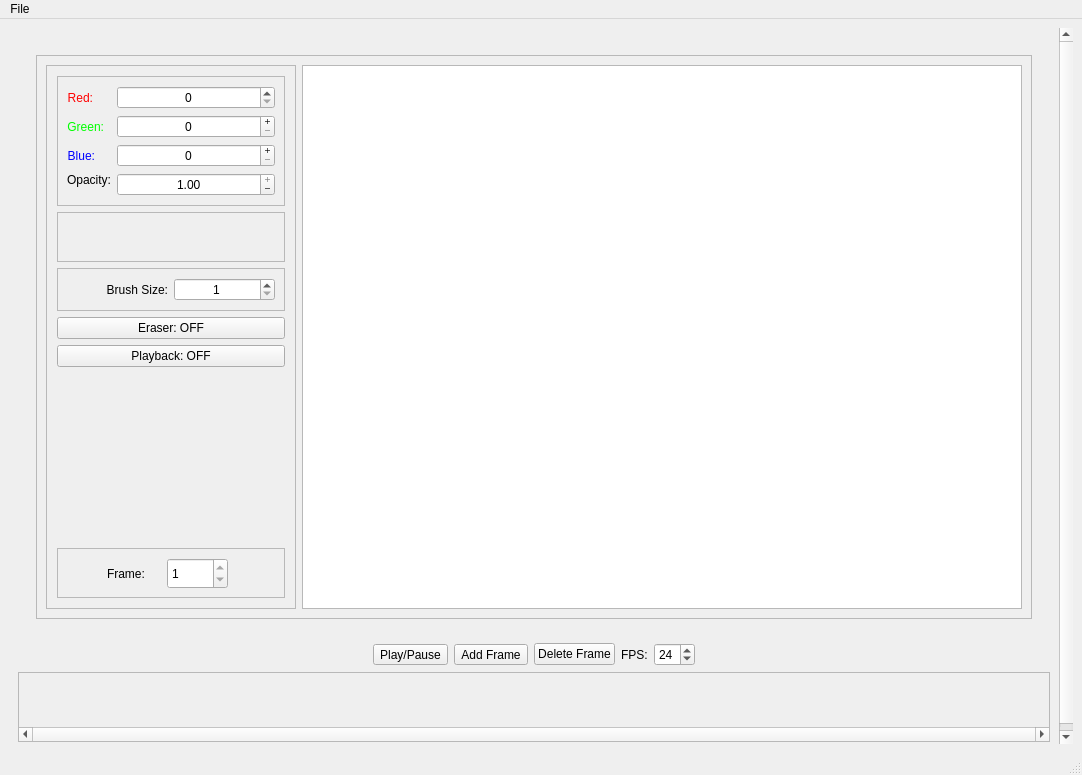
<?xml version="1.0" encoding="UTF-8"?>
<ui version="4.0">
 <class>MainWindow</class>
 <widget class="QMainWindow" name="MainWindow">
  <property name="geometry">
   <rect>
    <x>0</x>
    <y>0</y>
    <width>1082</width>
    <height>775</height>
   </rect>
  </property>
  <property name="sizePolicy">
   <sizepolicy hsizetype="Preferred" vsizetype="Preferred">
    <horstretch>0</horstretch>
    <verstretch>0</verstretch>
   </sizepolicy>
  </property>
  <property name="windowTitle">
   <string>MainWindow</string>
  </property>
  <widget class="QWidget" name="centralwidget">
   <layout class="QVBoxLayout" name="verticalLayout">
    <item>
     <widget class="QScrollArea" name="mainScrollArea">
      <property name="frameShape">
       <enum>QFrame::NoFrame</enum>
      </property>
      <property name="widgetResizable">
       <bool>true</bool>
      </property>
      <widget class="QWidget" name="scrollAreaWidgetContents">
       <property name="geometry">
        <rect>
         <x>0</x>
         <y>0</y>
         <width>1043</width>
         <height>752</height>
        </rect>
       </property>
       <layout class="QVBoxLayout" name="verticalLayout_3">
        <item>
         <widget class="QFrame" name="editorFrame">
          <property name="enabled">
           <bool>true</bool>
          </property>
          <property name="sizePolicy">
           <sizepolicy hsizetype="Preferred" vsizetype="Preferred">
            <horstretch>0</horstretch>
            <verstretch>0</verstretch>
           </sizepolicy>
          </property>
          <property name="minimumSize">
           <size>
            <width>100</width>
            <height>600</height>
           </size>
          </property>
          <property name="autoFillBackground">
           <bool>false</bool>
          </property>
          <property name="frameShape">
           <enum>QFrame::NoFrame</enum>
          </property>
          <property name="frameShadow">
           <enum>QFrame::Plain</enum>
          </property>
          <property name="lineWidth">
           <number>0</number>
          </property>
          <layout class="QGridLayout" name="gridLayout_2">
           <item row="0" column="0">
            <layout class="QHBoxLayout" name="editorFrameHorizontalLayout">
             <item>
              <widget class="QScrollArea" name="editorScrollArea">
               <property name="sizePolicy">
                <sizepolicy hsizetype="Preferred" vsizetype="Expanding">
                 <horstretch>0</horstretch>
                 <verstretch>0</verstretch>
                </sizepolicy>
               </property>
               <property name="frameShape">
                <enum>QFrame::NoFrame</enum>
               </property>
               <property name="frameShadow">
                <enum>QFrame::Plain</enum>
               </property>
               <property name="lineWidth">
                <number>0</number>
               </property>
               <property name="widgetResizable">
                <bool>true</bool>
               </property>
               <widget class="QWidget" name="scrollAreaWidgetContents_3">
                <property name="geometry">
                 <rect>
                  <x>0</x>
                  <y>0</y>
                  <width>997</width>
                  <height>576</height>
                 </rect>
                </property>
                <layout class="QGridLayout" name="gridLayout_4">
                 <item row="0" column="1">
                  <layout class="QHBoxLayout" name="horizontalLayout_4">
                   <item>
                    <widget class="QFrame" name="canvasFrame">
                     <property name="minimumSize">
                      <size>
                       <width>600</width>
                       <height>0</height>
                      </size>
                     </property>
                     <property name="frameShape">
                      <enum>QFrame::StyledPanel</enum>
                     </property>
                     <property name="frameShadow">
                      <enum>QFrame::Sunken</enum>
                     </property>
                     <property name="lineWidth">
                      <number>5</number>
                     </property>
                     <layout class="QHBoxLayout" name="horizontalLayout_5">
                      <item>
                       <widget class="QFrame" name="editorToolsFrame">
                        <property name="sizePolicy">
                         <sizepolicy hsizetype="Fixed" vsizetype="Preferred">
                          <horstretch>0</horstretch>
                          <verstretch>0</verstretch>
                         </sizepolicy>
                        </property>
                        <property name="minimumSize">
                         <size>
                          <width>250</width>
                          <height>0</height>
                         </size>
                        </property>
                        <property name="frameShape">
                         <enum>QFrame::StyledPanel</enum>
                        </property>
                        <property name="frameShadow">
                         <enum>QFrame::Sunken</enum>
                        </property>
                        <property name="lineWidth">
                         <number>5</number>
                        </property>
                        <layout class="QVBoxLayout" name="verticalLayout_4">
                         <property name="leftMargin">
                          <number>10</number>
                         </property>
                         <property name="topMargin">
                          <number>10</number>
                         </property>
                         <property name="rightMargin">
                          <number>10</number>
                         </property>
                         <property name="bottomMargin">
                          <number>10</number>
                         </property>
                         <item>
                          <widget class="QFrame" name="colorToolsFrame">
                           <property name="sizePolicy">
                            <sizepolicy hsizetype="Expanding" vsizetype="Preferred">
                             <horstretch>0</horstretch>
                             <verstretch>0</verstretch>
                            </sizepolicy>
                           </property>
                           <property name="minimumSize">
                            <size>
                             <width>0</width>
                             <height>0</height>
                            </size>
                           </property>
                           <property name="maximumSize">
                            <size>
                             <width>16777215</width>
                             <height>150</height>
                            </size>
                           </property>
                           <property name="frameShape">
                            <enum>QFrame::StyledPanel</enum>
                           </property>
                           <property name="frameShadow">
                            <enum>QFrame::Raised</enum>
                           </property>
                           <layout class="QFormLayout" name="formLayout">
                            <item row="0" column="0">
                             <widget class="QLabel" name="redLabel">
                              <property name="styleSheet">
                               <string notr="true">color: rgb(255, 0, 0);</string>
                              </property>
                              <property name="text">
                               <string>Red:</string>
                              </property>
                              <property name="alignment">
                               <set>Qt::AlignRight|Qt::AlignTrailing|Qt::AlignVCenter</set>
                              </property>
                             </widget>
                            </item>
                            <item row="0" column="1">
                             <widget class="QSpinBox" name="redSpinBox">
                              <property name="sizePolicy">
                               <sizepolicy hsizetype="Expanding" vsizetype="Fixed">
                                <horstretch>0</horstretch>
                                <verstretch>0</verstretch>
                               </sizepolicy>
                              </property>
                              <property name="alignment">
                               <set>Qt::AlignCenter</set>
                              </property>
                              <property name="buttonSymbols">
                               <enum>QAbstractSpinBox::UpDownArrows</enum>
                              </property>
                              <property name="minimum">
                               <number>0</number>
                              </property>
                              <property name="maximum">
                               <number>255</number>
                              </property>
                             </widget>
                            </item>
                            <item row="1" column="0">
                             <widget class="QLabel" name="greenLabel">
                              <property name="styleSheet">
                               <string notr="true">color: rgb(0, 255, 0);</string>
                              </property>
                              <property name="text">
                               <string>Green:</string>
                              </property>
                              <property name="alignment">
                               <set>Qt::AlignRight|Qt::AlignTrailing|Qt::AlignVCenter</set>
                              </property>
                             </widget>
                            </item>
                            <item row="1" column="1">
                             <widget class="QSpinBox" name="greenSpinBox">
                              <property name="sizePolicy">
                               <sizepolicy hsizetype="Expanding" vsizetype="Fixed">
                                <horstretch>0</horstretch>
                                <verstretch>0</verstretch>
                               </sizepolicy>
                              </property>
                              <property name="alignment">
                               <set>Qt::AlignCenter</set>
                              </property>
                              <property name="buttonSymbols">
                               <enum>QAbstractSpinBox::PlusMinus</enum>
                              </property>
                              <property name="maximum">
                               <number>255</number>
                              </property>
                             </widget>
                            </item>
                            <item row="2" column="0">
                             <widget class="QLabel" name="blueLabel">
                              <property name="styleSheet">
                               <string notr="true">color: rgb(0, 0, 255);</string>
                              </property>
                              <property name="text">
                               <string>Blue:</string>
                              </property>
                              <property name="alignment">
                               <set>Qt::AlignRight|Qt::AlignTrailing|Qt::AlignVCenter</set>
                              </property>
                             </widget>
                            </item>
                            <item row="2" column="1">
                             <widget class="QSpinBox" name="blueSpinBox">
                              <property name="sizePolicy">
                               <sizepolicy hsizetype="Expanding" vsizetype="Fixed">
                                <horstretch>0</horstretch>
                                <verstretch>0</verstretch>
                               </sizepolicy>
                              </property>
                              <property name="alignment">
                               <set>Qt::AlignCenter</set>
                              </property>
                              <property name="buttonSymbols">
                               <enum>QAbstractSpinBox::PlusMinus</enum>
                              </property>
                              <property name="maximum">
                               <number>255</number>
                              </property>
                             </widget>
                            </item>
                            <item row="3" column="0">
                             <widget class="QLabel" name="opacityLabel">
                              <property name="sizePolicy">
                               <sizepolicy hsizetype="Fixed" vsizetype="Fixed">
                                <horstretch>0</horstretch>
                                <verstretch>0</verstretch>
                               </sizepolicy>
                              </property>
                              <property name="styleSheet">
                               <string notr="true"/>
                              </property>
                              <property name="text">
                               <string>Opacity:</string>
                              </property>
                              <property name="alignment">
                               <set>Qt::AlignRight|Qt::AlignTrailing|Qt::AlignVCenter</set>
                              </property>
                             </widget>
                            </item>
                            <item row="3" column="1">
                             <widget class="QDoubleSpinBox" name="opacitySpinBox">
                              <property name="sizePolicy">
                               <sizepolicy hsizetype="Expanding" vsizetype="Fixed">
                                <horstretch>0</horstretch>
                                <verstretch>0</verstretch>
                               </sizepolicy>
                              </property>
                              <property name="toolTipDuration">
                               <number>-6</number>
                              </property>
                              <property name="alignment">
                               <set>Qt::AlignCenter</set>
                              </property>
                              <property name="buttonSymbols">
                               <enum>QAbstractSpinBox::PlusMinus</enum>
                              </property>
                              <property name="maximum">
                               <double>1.000000000000000</double>
                              </property>
                              <property name="singleStep">
                               <double>0.010000000000000</double>
                              </property>
                              <property name="value">
                               <double>1.000000000000000</double>
                              </property>
                             </widget>
                            </item>
                           </layout>
                          </widget>
                         </item>
                         <item>
                          <widget class="QFrame" name="colorPreviewFrame">
                           <property name="sizePolicy">
                            <sizepolicy hsizetype="Expanding" vsizetype="Expanding">
                             <horstretch>0</horstretch>
                             <verstretch>0</verstretch>
                            </sizepolicy>
                           </property>
                           <property name="minimumSize">
                            <size>
                             <width>0</width>
                             <height>50</height>
                            </size>
                           </property>
                           <property name="maximumSize">
                            <size>
                             <width>16777215</width>
                             <height>50</height>
                            </size>
                           </property>
                           <property name="styleSheet">
                            <string notr="true"/>
                           </property>
                           <property name="frameShape">
                            <enum>QFrame::StyledPanel</enum>
                           </property>
                           <property name="frameShadow">
                            <enum>QFrame::Sunken</enum>
                           </property>
                           <property name="lineWidth">
                            <number>6</number>
                           </property>
                          </widget>
                         </item>
                         <item>
                          <widget class="QFrame" name="brushSizeBox">
                           <property name="sizePolicy">
                            <sizepolicy hsizetype="Expanding" vsizetype="Fixed">
                             <horstretch>0</horstretch>
                             <verstretch>0</verstretch>
                            </sizepolicy>
                           </property>
                           <property name="frameShape">
                            <enum>QFrame::StyledPanel</enum>
                           </property>
                           <property name="frameShadow">
                            <enum>QFrame::Raised</enum>
                           </property>
                           <layout class="QHBoxLayout" name="horizontalLayout_3">
                            <item>
                             <widget class="QLabel" name="brushSizeLabel">
                              <property name="text">
                               <string>Brush Size:</string>
                              </property>
                              <property name="alignment">
                               <set>Qt::AlignRight|Qt::AlignTrailing|Qt::AlignVCenter</set>
                              </property>
                             </widget>
                            </item>
                            <item>
                             <widget class="QSpinBox" name="brushSizeSpinBox">
                              <property name="alignment">
                               <set>Qt::AlignCenter</set>
                              </property>
                              <property name="minimum">
                               <number>1</number>
                              </property>
                              <property name="maximum">
                               <number>4</number>
                              </property>
                             </widget>
                            </item>
                           </layout>
                          </widget>
                         </item>
                         <item>
                          <widget class="QPushButton" name="EraserButton">
                           <property name="text">
                            <string>Eraser: OFF</string>
                           </property>
                          </widget>
                         </item>
                         <item>
                          <widget class="QPushButton" name="PlaybackButton">
                           <property name="text">
                            <string>Playback: OFF</string>
                           </property>
                          </widget>
                         </item>
                         <item>
                          <spacer name="verticalSpacer">
                           <property name="orientation">
                            <enum>Qt::Vertical</enum>
                           </property>
                           <property name="sizeHint" stdset="0">
                            <size>
                             <width>20</width>
                             <height>40</height>
                            </size>
                           </property>
                          </spacer>
                         </item>
                         <item>
                          <widget class="QFrame" name="frameFrame">
                           <property name="sizePolicy">
                            <sizepolicy hsizetype="Expanding" vsizetype="Fixed">
                             <horstretch>0</horstretch>
                             <verstretch>50</verstretch>
                            </sizepolicy>
                           </property>
                           <property name="minimumSize">
                            <size>
                             <width>0</width>
                             <height>50</height>
                            </size>
                           </property>
                           <property name="frameShape">
                            <enum>QFrame::StyledPanel</enum>
                           </property>
                           <property name="frameShadow">
                            <enum>QFrame::Raised</enum>
                           </property>
                           <widget class="QLabel" name="frameLabel">
                            <property name="geometry">
                             <rect>
                              <x>50</x>
                              <y>0</y>
                              <width>71</width>
                              <height>51</height>
                             </rect>
                            </property>
                            <property name="text">
                             <string>Frame:</string>
                            </property>
                           </widget>
                           <widget class="QSpinBox" name="frameSpinBox">
                            <property name="geometry">
                             <rect>
                              <x>110</x>
                              <y>10</y>
                              <width>61</width>
                              <height>31</height>
                             </rect>
                            </property>
                            <property name="minimum">
                             <number>1</number>
                            </property>
                            <property name="maximum">
                             <number>1</number>
                            </property>
                           </widget>
                          </widget>
                         </item>
                        </layout>
                       </widget>
                      </item>
                      <item>
                       <widget class="scaleWindow" name="canvasDisplay">
                        <property name="sizePolicy">
                         <sizepolicy hsizetype="Expanding" vsizetype="Expanding">
                          <horstretch>0</horstretch>
                          <verstretch>0</verstretch>
                         </sizepolicy>
                        </property>
                        <property name="font">
                         <font>
                          <stylestrategy>NoAntialias</stylestrategy>
                         </font>
                        </property>
                       </widget>
                      </item>
                     </layout>
                    </widget>
                   </item>
                  </layout>
                 </item>
                </layout>
               </widget>
              </widget>
             </item>
            </layout>
           </item>
          </layout>
         </widget>
        </item>
        <item>
         <layout class="QHBoxLayout" name="horizontalLayout_2">
          <item>
           <spacer name="horizontalSpacer_2">
            <property name="orientation">
             <enum>Qt::Horizontal</enum>
            </property>
            <property name="sizeHint" stdset="0">
             <size>
              <width>40</width>
              <height>20</height>
             </size>
            </property>
           </spacer>
          </item>
          <item>
           <widget class="QToolButton" name="playPauseButton">
            <property name="text">
             <string>Play/Pause</string>
            </property>
            <property name="icon">
             <iconset resource="assets.qrc">
              <normaloff>:/images/Assets/play.png</normaloff>
              <normalon>:/images/Assets/pause.png</normalon>:/images/Assets/play.png</iconset>
            </property>
            <property name="checkable">
             <bool>true</bool>
            </property>
            <property name="checked">
             <bool>false</bool>
            </property>
            <property name="toolButtonStyle">
             <enum>Qt::ToolButtonTextBesideIcon</enum>
            </property>
            <property name="autoRaise">
             <bool>false</bool>
            </property>
           </widget>
          </item>
          <item>
           <widget class="QToolButton" name="addFrameButton">
            <property name="layoutDirection">
             <enum>Qt::LeftToRight</enum>
            </property>
            <property name="text">
             <string>Add Frame</string>
            </property>
            <property name="toolButtonStyle">
             <enum>Qt::ToolButtonTextOnly</enum>
            </property>
           </widget>
          </item>
          <item>
           <widget class="QPushButton" name="deleteFrameButton">
            <property name="text">
             <string>Delete Frame</string>
            </property>
           </widget>
          </item>
          <item>
           <widget class="QLabel" name="fpsLabel">
            <property name="text">
             <string>FPS:</string>
            </property>
           </widget>
          </item>
          <item>
           <widget class="QSpinBox" name="fpsSpinBox">
            <property name="maximum">
             <number>60</number>
            </property>
            <property name="value">
             <number>24</number>
            </property>
           </widget>
          </item>
          <item>
           <spacer name="horizontalSpacer">
            <property name="orientation">
             <enum>Qt::Horizontal</enum>
            </property>
            <property name="sizeHint" stdset="0">
             <size>
              <width>40</width>
              <height>20</height>
             </size>
            </property>
           </spacer>
          </item>
         </layout>
        </item>
        <item>
         <widget class="QScrollArea" name="frameScrollArea">
          <property name="verticalScrollBarPolicy">
           <enum>Qt::ScrollBarAlwaysOff</enum>
          </property>
          <property name="horizontalScrollBarPolicy">
           <enum>Qt::ScrollBarAlwaysOn</enum>
          </property>
          <property name="widgetResizable">
           <bool>true</bool>
          </property>
          <widget class="QWidget" name="scrollAreaWidgetContents_2">
           <property name="geometry">
            <rect>
             <x>0</x>
             <y>0</y>
             <width>1019</width>
             <height>66</height>
            </rect>
           </property>
           <layout class="QVBoxLayout" name="verticalLayout_2">
            <item>
             <layout class="QHBoxLayout" name="horizontalLayout"/>
            </item>
           </layout>
          </widget>
         </widget>
        </item>
       </layout>
      </widget>
     </widget>
    </item>
   </layout>
  </widget>
  <widget class="QStatusBar" name="statusbar"/>
  <widget class="QMenuBar" name="menubar">
   <property name="geometry">
    <rect>
     <x>0</x>
     <y>0</y>
     <width>1082</width>
     <height>25</height>
    </rect>
   </property>
   <widget class="QMenu" name="menuTest">
    <property name="title">
     <string>File</string>
    </property>
    <widget class="QMenu" name="menuExport">
     <property name="title">
      <string>Export</string>
     </property>
     <addaction name="actionAs_GIF"/>
    </widget>
    <widget class="QMenu" name="menuView">
     <property name="title">
      <string>View</string>
     </property>
     <addaction name="darkMode"/>
     <addaction name="lightMode"/>
    </widget>
    <addaction name="actionNew"/>
    <addaction name="actionOpen"/>
    <addaction name="actionSave"/>
    <addaction name="menuExport"/>
    <addaction name="actionAbout_2"/>
    <addaction name="menuView"/>
   </widget>
   <addaction name="menuTest"/>
  </widget>
  <action name="actionOpen">
   <property name="text">
    <string>Open</string>
   </property>
  </action>
  <action name="actionSave">
   <property name="text">
    <string>Save</string>
   </property>
  </action>
  <action name="actionSave_As">
   <property name="text">
    <string>Save As</string>
   </property>
  </action>
  <action name="actionAs_GIF">
   <property name="text">
    <string>As GIF</string>
   </property>
  </action>
  <action name="actionAbout">
   <property name="text">
    <string>About</string>
   </property>
  </action>
  <action name="actionNew">
   <property name="text">
    <string>New</string>
   </property>
  </action>
  <action name="actionAbout_2">
   <property name="text">
    <string>About</string>
   </property>
  </action>
  <action name="darkMode">
   <property name="text">
    <string>Dark Mode</string>
   </property>
  </action>
  <action name="lightMode">
   <property name="text">
    <string>Light Mode</string>
   </property>
  </action>
 </widget>
 <customwidgets>
  <customwidget>
   <class>scaleWindow</class>
   <extends>QGraphicsView</extends>
   <header>scalewindow.h</header>
  </customwidget>
 </customwidgets>
 <resources>
  <include location="assets.qrc"/>
 </resources>
 <connections/>
</ui>
